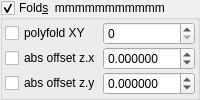
    <widget class="MyGroupBox" name="groupCheck_transf_function_enabled_false">
     <property name="toolTip">
      <string/>
     </property>
     <property name="title">
      <string>Fold&amp;s  mmmmmmmmmmm</string>
     </property>
     <property name="checkable">
      <bool>true</bool>
     </property>
     <layout class="QVBoxLayout" name="verticalLayout_33" stretch="0">
      <property name="spacing">
       <number>2</number>
      </property>
      <property name="leftMargin">
       <number>2</number>
      </property>
      <property name="topMargin">
       <number>2</number>
      </property>
      <property name="rightMargin">
       <number>2</number>
      </property>
      <property name="bottomMargin">
       <number>2</number>
      </property>
      <item>
       <layout class="QGridLayout" name="gridLayout_9" columnstretch="0,1">
        <property name="spacing">
         <number>2</number>
        </property>
        <item row="1" column="0">
         <widget class="MyCheckBox" name="checkBox_transf_function_enabledC_false">
          <property name="text">
           <string notr="true">abs offset z.x</string>
          </property>
         </widget>
        </item>
        <item row="1" column="1">
         <widget class="MyDoubleSpinBox" name="spinbox_transf_offsetC_0">
          <property name="enabled">
           <bool>true</bool>
          </property>
          <property name="sizePolicy">
           <sizepolicy hsizetype="Minimum" vsizetype="Maximum">
            <horstretch>0</horstretch>
            <verstretch>0</verstretch>
           </sizepolicy>
          </property>
          <property name="prefix">
           <string/>
          </property>
          <property name="suffix">
           <string/>
          </property>
          <property name="decimals">
           <number>6</number>
          </property>
          <property name="minimum">
           <double>-99.989999999999995</double>
          </property>
          <property name="maximum">
           <double>99.989999999999995</double>
          </property>
          <property name="singleStep">
           <double>0.100000000000000</double>
          </property>
         </widget>
        </item>
        <item row="0" column="0">
         <widget class="MyCheckBox" name="checkBox_transf_function_enabledP_false">
          <property name="font">
           <font>
            <weight>50</weight>
            <bold>false</bold>
           </font>
          </property>
          <property name="text">
           <string>polyfold XY</string>
          </property>
         </widget>
        </item>
        <item row="0" column="1">
         <widget class="MySpinBox" name="spinboxInt_transf_int_6">
          <property name="enabled">
           <bool>true</bool>
          </property>
          <property name="sizePolicy">
           <sizepolicy hsizetype="Minimum" vsizetype="Maximum">
            <horstretch>0</horstretch>
            <verstretch>0</verstretch>
           </sizepolicy>
          </property>
          <property name="maximum">
           <number>999</number>
          </property>
         </widget>
        </item>
        <item row="2" column="0">
         <widget class="MyCheckBox" name="checkBox_transf_function_enabledD_false">
          <property name="enabled">
           <bool>true</bool>
          </property>
          <property name="text">
           <string notr="true">abs offset z.y</string>
          </property>
         </widget>
        </item>
        <item row="2" column="1">
         <widget class="MyDoubleSpinBox" name="spinbox_transf_offsetD_0">
          <property name="enabled">
           <bool>true</bool>
          </property>
          <property name="sizePolicy">
           <sizepolicy hsizetype="Minimum" vsizetype="Maximum">
            <horstretch>0</horstretch>
            <verstretch>0</verstretch>
           </sizepolicy>
          </property>
          <property name="prefix">
           <string/>
          </property>
          <property name="suffix">
           <string/>
          </property>
          <property name="decimals">
           <number>6</number>
          </property>
          <property name="minimum">
           <double>-99.989999999999995</double>
          </property>
          <property name="maximum">
           <double>99.989999999999995</double>
          </property>
          <property name="singleStep">
           <double>0.100000000000000</double>
          </property>
         </widget>
        </item>
       </layout>
      </item>
     </layout>
    </widget>
